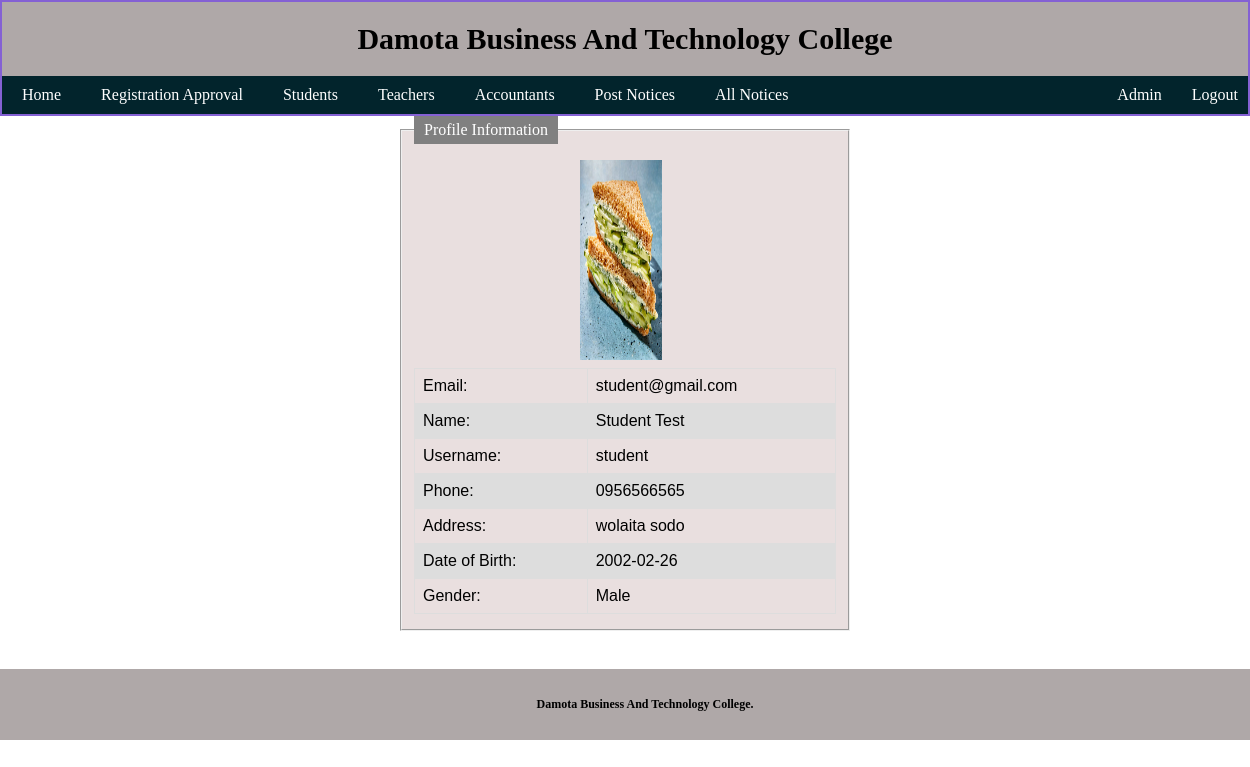
The app's page /Project/View/pages/ProfileView.php?id=2 (signed in) with its own data.
### tables this page shows
CREATE TABLE `users` (
  `id` int(11) NOT NULL,
  `Name` text NOT NULL,
  `Email` varchar(255) NOT NULL,
  `Username` varchar(100) NOT NULL,
  `Password` varchar(255) NOT NULL,
  `Phone` text NOT NULL,
  `Address` varchar(255) NOT NULL,
  `DOB` text NOT NULL,
  `Gender` text NOT NULL,
  `User_Type` text NOT NULL,
  `File_Path` varchar(500) NOT NULL,
  `Validation` text NOT NULL
);

### Project/model/DatabaseConnection.php (called while the page is built, shortened)
<?php
class DatabaseConnection
{
    function getUserData($conn, $table, $id)
    {
        $result = $conn->query("SELECT `id`, `Name`, `Email`, `Username`, `Phone`, `Address`, `DOB`, `Gender`, `File_Path`, `Validation`, `User_Type` FROM " . $table . " WHERE id=" . $id);
        return $result;
    }
}

### Project/View/pages/ProfileView.php (the view, shortened to what this page needs)
<!DOCTYPE html>
<html>
<body>
  <?php
  include('../layout/Header.php');
  include "../../model/DatabaseConnection.php";
  ?>
  <?php
  $Name = $Email = $User = $Phone = $Address = $Date = $Gender= $img= "";
  $connection = new DatabaseConnection();
  $conobj = $connection->OpenCon();
  if(!empty($_GET["id"])){
  $userQuery = $connection->getUserData($conobj, "users", $_GET["id"]);
  if ($userQuery->num_rows > 0) {
    while ($row = $userQuery->fetch_assoc()) {
      $Name = $row["Name"];
      $Email = $row["Email"];
      $User = $row["Username"];
      $Phone = $row["Phone"];
      $Address = $row["Address"];
      $Date = $row["DOB"];
      $Gender = $row["Gender"];
      $img = $row["File_Path"];
    }
  } else {
  }
}
  ?>
  <fieldset>
<legend>Profile Information</legend>
<form action="<?php echo htmlspecialchars($_SERVER["PHP_SELF"]);?>" method="post" enctype="multipart/form-data">
<?php if(!empty($img)){ ?>
  <center><div class="class1"><img src="<?php echo $img ?>"  width="200" height="200"></div></center>
  <?php } ?>
  <table>
    <tr>
      <td>Email: </td>
      <td><?php echo $Email; ?></td>
    </tr>
    <tr>
      <td>Name: </td>
      <td><?php echo $Name; ?></td>
    </tr>
    <tr>
      <td>Username: </td>
      <td><?php echo $User; ?></td>
    </tr>
    <tr>
      <td>Phone:</td>
      <td><?php echo $Phone; ?></td>
    </tr>
    <tr>
      <td>Address: </td>
      <td><?php echo $Address; ?></td>
    </tr>
    <tr>
      <td>Date of Birth: </td>
      <td><?php echo $Date; ?></span>
    </td>
    </tr>
    <tr>
      <td> Gender:</td>
      <td>
      <?php echo $Gender; ?>
      </td>
    </tr>
  </table>
</form>
</fieldset>
  <br>
  <?php
  include('../layout/Footer.php');
  ?>
</body>
</html>

### Mainpage.css (style rules this page uses)
body { margin:0; padding: 0; background-size: cover; background-attachment: fixed; }
img { display: block; margin-left: auto; margin-right: auto; width: 20%; }

### Project/css/design.css (style rules this page uses)
body { margin:0; padding: 0; background: url(background.jpg) no-repeat; background-size: cover; }
img { display: block; margin-left: auto; margin-right: auto; width: 20%; }
fieldset { background-color: #e9dfdf; display: block; margin-left: 400px; margin-right: 400px; padding-top: 0.5em; padding-bottom: 0.9em; }
legend { background-color: gray; color: white; padding: 5px 10px; }
img { display: block; margin-left: auto; -right: -200px; width: 20%; }
.class1 { padding-right: 0.5rem; padding-top: 0.5rem; padding-bottom: 0.5rem; }
table { font-family: arial, sans-serif; border-collapse: collapse; width: 100%; }
td, th { border: 1px solid #dddddd; text-align: left; padding: 8px; }
tr:nth-child(even) { background-color: #dddddd; }

### records on screen
users: File_Path (picture), Email "student@gmail.com", Name "Student Test", Username "student", Phone "0956566565", Address "wolaita sodo", DOB "2002-02-26", Gender "Male"

### other values on screen
$_SESSION['Name'] "Admin"
